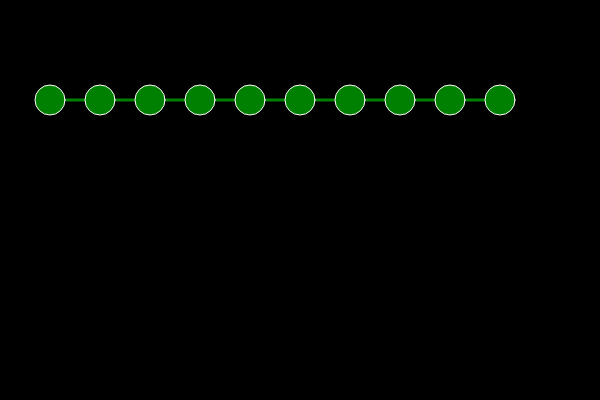
Frame 1 (no input)
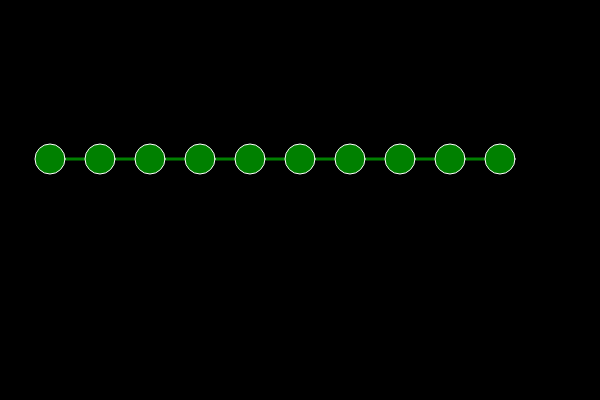
Frame 60 (no input)
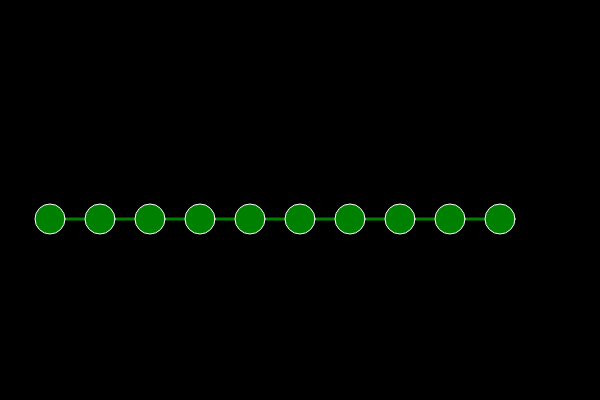
Frame 120 (the mouse pressed at the canvas centre since frame 60)

The p5.js sketch that drew these frames (run headless with seeded random() and noise() and a simulated clock; from frame 60 on, the mouse is pressed at the canvas centre):

// p5.js sketch
// ── sketch.js
 chain = [];
 r =  15.0;
 l = 50.0;
 selected = false;
 select = 0;

function update(){
	for (let i = select+1; i < chain.length; ++i){
		const leng = sqrt((chain[i-1].x - chain[i].x)**2 + (chain[i-1].y - chain[i].y)**2);
		const n = l/leng;
		chain[i].x = chain[i-1].x + (chain[i].x - chain[i-1].x) * n;
		chain[i].y = chain[i-1].y + (chain[i].y - chain[i-1].y) * n;
    }

	for (let i = select-1; i >= 0; --i){
		const leng = sqrt((chain[i+1].x - chain[i].x)**2 + (chain[i+1].y - chain[i].y)**2);
		const n = l/leng;
		chain[i].x = chain[i+1].x + (chain[i].x - chain[i+1].x) * n;
		chain[i].y = chain[i+1].y + (chain[i].y - chain[i+1].y) * n;
    }
}

function check_collision(){
	for (let i = 0; i < chain.length; ++i){
		if (chain[i].y > height - r) chain[i].y = height - r;
    }
}

function setup() {
    createCanvas(600, 400);

   

    for (let i = 0; i < 10; ++i){
    	chain.push(createVector(50 + l*i, 100));
    }

}

function draw() {
	background(0);

	stroke('green');
	strokeWeight(3);
    for (let i = 1; i < chain.length; ++i){
		line(chain[i-1].x, chain[i-1].y, chain[i].x, chain[i].y);
    }

    stroke(255);
    strokeWeight(1);
    fill('green');
    for (let i = 0; i < chain.length; ++i){
    	circle(chain[i].x, chain[i].y, 2 * r);
    }
   	
   	for (let i = 0; i < chain.length; ++i){
		if (!(i == select && selected)){
			++chain[i].y;
		}
    }

    update();
    check_collision();
    // console.log(chain[0].y, height);
}

function mousePressed() {
  	for (let i = 0; i < chain.length; ++i){
    	if ((mouseX - chain[i].x)**2 + (mouseY - chain[i].y)**2 < r**2){
    		select = i;
    		selected = true;
    		//console.log(select);
    		break;
    	}
    }
}

function mouseReleased() {
	selected = false;
}

function mouseDragged() {
	if (selected){
		chain[select].x = mouseX;
		chain[select].y = mouseY;
	}
}
